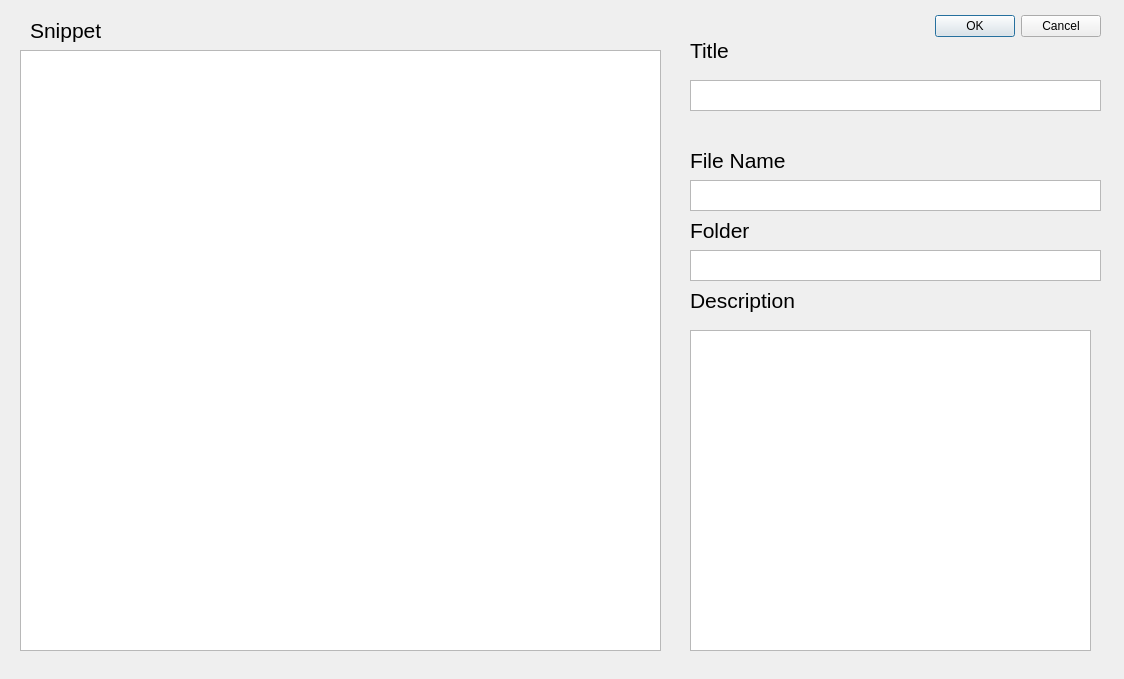
<?xml version="1.0" encoding="UTF-8"?>
<ui version="4.0">
 <class>Dialog</class>
 <widget class="QDialog" name="Dialog">
  <property name="geometry">
   <rect>
    <x>0</x>
    <y>0</y>
    <width>1124</width>
    <height>679</height>
   </rect>
  </property>
  <property name="windowTitle">
   <string>Add Snippet</string>
  </property>
  <widget class="QDialogButtonBox" name="buttonBox">
   <property name="geometry">
    <rect>
     <x>920</x>
     <y>10</y>
     <width>181</width>
     <height>32</height>
    </rect>
   </property>
   <property name="orientation">
    <enum>Qt::Horizontal</enum>
   </property>
   <property name="standardButtons">
    <set>QDialogButtonBox::Cancel|QDialogButtonBox::Ok</set>
   </property>
  </widget>
  <widget class="QPlainTextEdit" name="textSnippet">
   <property name="geometry">
    <rect>
     <x>20</x>
     <y>50</y>
     <width>641</width>
     <height>601</height>
    </rect>
   </property>
  </widget>
  <widget class="QTextEdit" name="textFileName">
   <property name="geometry">
    <rect>
     <x>690</x>
     <y>180</y>
     <width>411</width>
     <height>31</height>
    </rect>
   </property>
  </widget>
  <widget class="QTextEdit" name="textDescription">
   <property name="geometry">
    <rect>
     <x>690</x>
     <y>330</y>
     <width>401</width>
     <height>321</height>
    </rect>
   </property>
  </widget>
  <widget class="QLabel" name="label">
   <property name="geometry">
    <rect>
     <x>30</x>
     <y>10</y>
     <width>121</width>
     <height>41</height>
    </rect>
   </property>
   <property name="font">
    <font>
     <pointsize>16</pointsize>
    </font>
   </property>
   <property name="text">
    <string>Snippet</string>
   </property>
  </widget>
  <widget class="QLabel" name="label_2">
   <property name="geometry">
    <rect>
     <x>690</x>
     <y>140</y>
     <width>121</width>
     <height>41</height>
    </rect>
   </property>
   <property name="font">
    <font>
     <pointsize>16</pointsize>
    </font>
   </property>
   <property name="text">
    <string>File Name</string>
   </property>
  </widget>
  <widget class="QLabel" name="label_3">
   <property name="geometry">
    <rect>
     <x>690</x>
     <y>280</y>
     <width>121</width>
     <height>41</height>
    </rect>
   </property>
   <property name="font">
    <font>
     <pointsize>16</pointsize>
    </font>
   </property>
   <property name="text">
    <string>Description</string>
   </property>
  </widget>
  <widget class="QTextEdit" name="textFolder">
   <property name="geometry">
    <rect>
     <x>690</x>
     <y>250</y>
     <width>411</width>
     <height>31</height>
    </rect>
   </property>
  </widget>
  <widget class="QLabel" name="label_4">
   <property name="geometry">
    <rect>
     <x>690</x>
     <y>210</y>
     <width>121</width>
     <height>41</height>
    </rect>
   </property>
   <property name="font">
    <font>
     <pointsize>16</pointsize>
    </font>
   </property>
   <property name="text">
    <string>Folder</string>
   </property>
  </widget>
  <widget class="QTextEdit" name="textTitle">
   <property name="geometry">
    <rect>
     <x>690</x>
     <y>80</y>
     <width>411</width>
     <height>31</height>
    </rect>
   </property>
  </widget>
  <widget class="QLabel" name="label_5">
   <property name="geometry">
    <rect>
     <x>690</x>
     <y>30</y>
     <width>121</width>
     <height>41</height>
    </rect>
   </property>
   <property name="font">
    <font>
     <pointsize>16</pointsize>
    </font>
   </property>
   <property name="text">
    <string>Title</string>
   </property>
  </widget>
 </widget>
 <resources/>
 <connections>
  <connection>
   <sender>buttonBox</sender>
   <signal>accepted()</signal>
   <receiver>Dialog</receiver>
   <slot>accept()</slot>
   <hints>
    <hint type="sourcelabel">
     <x>248</x>
     <y>254</y>
    </hint>
    <hint type="destinationlabel">
     <x>157</x>
     <y>274</y>
    </hint>
   </hints>
  </connection>
  <connection>
   <sender>buttonBox</sender>
   <signal>rejected()</signal>
   <receiver>Dialog</receiver>
   <slot>reject()</slot>
   <hints>
    <hint type="sourcelabel">
     <x>316</x>
     <y>260</y>
    </hint>
    <hint type="destinationlabel">
     <x>286</x>
     <y>274</y>
    </hint>
   </hints>
  </connection>
 </connections>
</ui>
